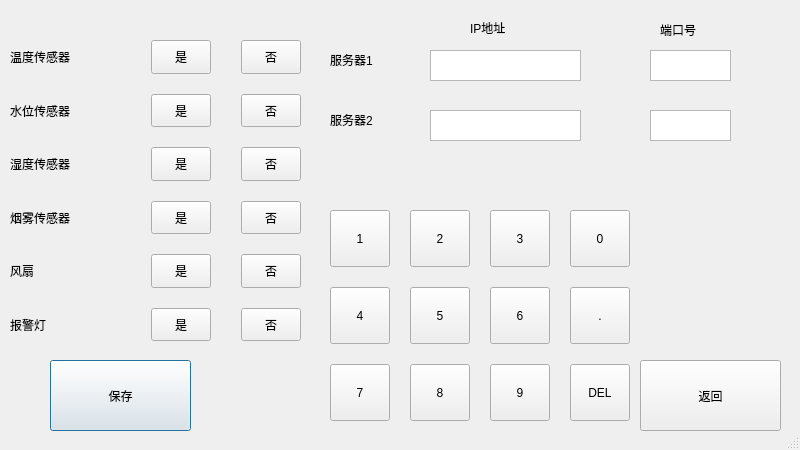
<?xml version="1.0" encoding="UTF-8"?>
<ui version="4.0">
 <class>Dialog</class>
 <widget class="QDialog" name="Dialog">
  <property name="enabled">
   <bool>true</bool>
  </property>
  <property name="geometry">
   <rect>
    <x>0</x>
    <y>0</y>
    <width>800</width>
    <height>450</height>
   </rect>
  </property>
  <property name="windowTitle">
   <string>Dialog</string>
  </property>
  <property name="sizeGripEnabled">
   <bool>true</bool>
  </property>
  <widget class="QPlainTextEdit" name="plainTextEdit">
   <property name="geometry">
    <rect>
     <x>430</x>
     <y>50</y>
     <width>151</width>
     <height>31</height>
    </rect>
   </property>
  </widget>
  <widget class="QTextBrowser" name="textBrowser_3">
   <property name="geometry">
    <rect>
     <x>430</x>
     <y>110</y>
     <width>151</width>
     <height>31</height>
    </rect>
   </property>
   <property name="maximumSize">
    <size>
     <width>300</width>
     <height>300</height>
    </size>
   </property>
  </widget>
  <widget class="QTextBrowser" name="textBrowser_4">
   <property name="geometry">
    <rect>
     <x>650</x>
     <y>50</y>
     <width>81</width>
     <height>31</height>
    </rect>
   </property>
  </widget>
  <widget class="QTextBrowser" name="textBrowser_5">
   <property name="geometry">
    <rect>
     <x>650</x>
     <y>110</y>
     <width>81</width>
     <height>31</height>
    </rect>
   </property>
   <property name="maximumSize">
    <size>
     <width>300</width>
     <height>300</height>
    </size>
   </property>
  </widget>
  <widget class="QLabel" name="label">
   <property name="geometry">
    <rect>
     <x>470</x>
     <y>20</y>
     <width>91</width>
     <height>16</height>
    </rect>
   </property>
   <property name="styleSheet">
    <string notr="true">font: 75 15pt &quot;楷体&quot;;</string>
   </property>
   <property name="text">
    <string>IP地址</string>
   </property>
  </widget>
  <widget class="QLabel" name="label_2">
   <property name="geometry">
    <rect>
     <x>660</x>
     <y>20</y>
     <width>71</width>
     <height>20</height>
    </rect>
   </property>
   <property name="styleSheet">
    <string notr="true">font: 75 15pt &quot;楷体&quot;;</string>
   </property>
   <property name="text">
    <string>端口号</string>
   </property>
  </widget>
  <widget class="QLabel" name="label_3">
   <property name="geometry">
    <rect>
     <x>330</x>
     <y>50</y>
     <width>91</width>
     <height>20</height>
    </rect>
   </property>
   <property name="styleSheet">
    <string notr="true">font: 75 15pt &quot;楷体&quot;;</string>
   </property>
   <property name="text">
    <string>服务器1</string>
   </property>
  </widget>
  <widget class="QLabel" name="label_4">
   <property name="geometry">
    <rect>
     <x>330</x>
     <y>110</y>
     <width>91</width>
     <height>20</height>
    </rect>
   </property>
   <property name="maximumSize">
    <size>
     <width>300</width>
     <height>300</height>
    </size>
   </property>
   <property name="styleSheet">
    <string notr="true">font: 75 15pt &quot;楷体&quot;;</string>
   </property>
   <property name="text">
    <string>服务器2</string>
   </property>
  </widget>
  <widget class="QPushButton" name="pushButton_14">
   <property name="geometry">
    <rect>
     <x>50</x>
     <y>360</y>
     <width>141</width>
     <height>71</height>
    </rect>
   </property>
   <property name="styleSheet">
    <string notr="true">font: 75 20pt &quot;楷体&quot;;</string>
   </property>
   <property name="text">
    <string>保存</string>
   </property>
  </widget>
  <widget class="QPushButton" name="pushButton_2">
   <property name="geometry">
    <rect>
     <x>640</x>
     <y>360</y>
     <width>141</width>
     <height>71</height>
    </rect>
   </property>
   <property name="styleSheet">
    <string notr="true">font: 75 20pt &quot;楷体&quot;;</string>
   </property>
   <property name="text">
    <string>返回</string>
   </property>
  </widget>
  <widget class="QWidget" name="">
   <property name="geometry">
    <rect>
     <x>330</x>
     <y>210</y>
     <width>300</width>
     <height>211</height>
    </rect>
   </property>
   <property name="maximumSize">
    <size>
     <width>300</width>
     <height>300</height>
    </size>
   </property>
   <layout class="QGridLayout" name="gridLayout">
    <property name="spacing">
     <number>20</number>
    </property>
    <item row="0" column="1">
     <widget class="QPushButton" name="pushButton_12">
      <property name="maximumSize">
       <size>
        <width>300</width>
        <height>300</height>
       </size>
      </property>
      <property name="styleSheet">
       <string notr="true">font: 75 14pt &quot;楷体&quot;;</string>
      </property>
      <property name="text">
       <string>2</string>
      </property>
     </widget>
    </item>
    <item row="0" column="2">
     <widget class="QPushButton" name="pushButton_10">
      <property name="maximumSize">
       <size>
        <width>300</width>
        <height>300</height>
       </size>
      </property>
      <property name="styleSheet">
       <string notr="true">font: 75 14pt &quot;楷体&quot;;</string>
      </property>
      <property name="text">
       <string>3</string>
      </property>
     </widget>
    </item>
    <item row="0" column="3">
     <widget class="QPushButton" name="pushButton_11">
      <property name="maximumSize">
       <size>
        <width>300</width>
        <height>300</height>
       </size>
      </property>
      <property name="styleSheet">
       <string notr="true">font: 75 14pt &quot;楷体&quot;;</string>
      </property>
      <property name="text">
       <string>0</string>
      </property>
     </widget>
    </item>
    <item row="1" column="0">
     <widget class="QPushButton" name="pushButton">
      <property name="maximumSize">
       <size>
        <width>300</width>
        <height>300</height>
       </size>
      </property>
      <property name="styleSheet">
       <string notr="true">font: 75 14pt &quot;楷体&quot;;</string>
      </property>
      <property name="text">
       <string>4</string>
      </property>
     </widget>
    </item>
    <item row="1" column="1">
     <widget class="QPushButton" name="pushButton_4">
      <property name="maximumSize">
       <size>
        <width>300</width>
        <height>300</height>
       </size>
      </property>
      <property name="styleSheet">
       <string notr="true">font: 75 14pt &quot;楷体&quot;;</string>
      </property>
      <property name="text">
       <string>5</string>
      </property>
     </widget>
    </item>
    <item row="1" column="2">
     <widget class="QPushButton" name="pushButton_9">
      <property name="maximumSize">
       <size>
        <width>300</width>
        <height>300</height>
       </size>
      </property>
      <property name="styleSheet">
       <string notr="true">font: 75 14pt &quot;楷体&quot;;</string>
      </property>
      <property name="text">
       <string>6</string>
      </property>
     </widget>
    </item>
    <item row="1" column="3">
     <widget class="QPushButton" name="pushButton_5">
      <property name="maximumSize">
       <size>
        <width>300</width>
        <height>300</height>
       </size>
      </property>
      <property name="styleSheet">
       <string notr="true">font: 75 14pt &quot;楷体&quot;;</string>
      </property>
      <property name="text">
       <string>.</string>
      </property>
     </widget>
    </item>
    <item row="2" column="0">
     <widget class="QPushButton" name="pushButton_6">
      <property name="maximumSize">
       <size>
        <width>300</width>
        <height>300</height>
       </size>
      </property>
      <property name="styleSheet">
       <string notr="true">font: 75 14pt &quot;楷体&quot;;</string>
      </property>
      <property name="text">
       <string>7</string>
      </property>
     </widget>
    </item>
    <item row="2" column="1">
     <widget class="QPushButton" name="pushButton_8">
      <property name="maximumSize">
       <size>
        <width>300</width>
        <height>300</height>
       </size>
      </property>
      <property name="styleSheet">
       <string notr="true">font: 75 14pt &quot;楷体&quot;;</string>
      </property>
      <property name="text">
       <string>8</string>
      </property>
     </widget>
    </item>
    <item row="2" column="2">
     <widget class="QPushButton" name="pushButton_7">
      <property name="maximumSize">
       <size>
        <width>300</width>
        <height>300</height>
       </size>
      </property>
      <property name="styleSheet">
       <string notr="true">font: 75 14pt &quot;楷体&quot;;</string>
      </property>
      <property name="text">
       <string>9</string>
      </property>
     </widget>
    </item>
    <item row="2" column="3">
     <widget class="QPushButton" name="pushButton_13">
      <property name="maximumSize">
       <size>
        <width>300</width>
        <height>300</height>
       </size>
      </property>
      <property name="styleSheet">
       <string notr="true">font: 75 14pt &quot;楷体&quot;;</string>
      </property>
      <property name="text">
       <string>DEL</string>
      </property>
     </widget>
    </item>
    <item row="0" column="0">
     <widget class="QPushButton" name="pushButton_3">
      <property name="maximumSize">
       <size>
        <width>300</width>
        <height>300</height>
       </size>
      </property>
      <property name="styleSheet">
       <string notr="true">font: 75 14pt &quot;楷体&quot;;</string>
      </property>
      <property name="text">
       <string>1</string>
      </property>
     </widget>
    </item>
   </layout>
  </widget>
  <widget class="QWidget" name="">
   <property name="geometry">
    <rect>
     <x>10</x>
     <y>40</y>
     <width>291</width>
     <height>301</height>
    </rect>
   </property>
   <layout class="QGridLayout" name="gridLayout_2" columnminimumwidth="3,1,1">
    <property name="horizontalSpacing">
     <number>30</number>
    </property>
    <property name="verticalSpacing">
     <number>20</number>
    </property>
    <item row="0" column="0">
     <widget class="QLabel" name="label_5">
      <property name="styleSheet">
       <string notr="true">font: 75 15pt &quot;楷体&quot;;</string>
      </property>
      <property name="text">
       <string>温度传感器</string>
      </property>
     </widget>
    </item>
    <item row="0" column="1">
     <widget class="QPushButton" name="pushButton_15">
      <property name="enabled">
       <bool>true</bool>
      </property>
      <property name="maximumSize">
       <size>
        <width>60</width>
        <height>40</height>
       </size>
      </property>
      <property name="styleSheet">
       <string notr="true">font: 10pt &quot;楷体&quot;;</string>
      </property>
      <property name="text">
       <string>是</string>
      </property>
     </widget>
    </item>
    <item row="0" column="2">
     <widget class="QPushButton" name="pushButton_21">
      <property name="enabled">
       <bool>true</bool>
      </property>
      <property name="maximumSize">
       <size>
        <width>60</width>
        <height>40</height>
       </size>
      </property>
      <property name="styleSheet">
       <string notr="true">font: 10pt &quot;楷体&quot;;</string>
      </property>
      <property name="text">
       <string>否</string>
      </property>
     </widget>
    </item>
    <item row="1" column="0">
     <widget class="QLabel" name="label_6">
      <property name="styleSheet">
       <string notr="true">font: 75 15pt &quot;楷体&quot;;</string>
      </property>
      <property name="text">
       <string>水位传感器</string>
      </property>
     </widget>
    </item>
    <item row="1" column="1">
     <widget class="QPushButton" name="pushButton_16">
      <property name="enabled">
       <bool>true</bool>
      </property>
      <property name="maximumSize">
       <size>
        <width>60</width>
        <height>40</height>
       </size>
      </property>
      <property name="styleSheet">
       <string notr="true">font: 10pt &quot;楷体&quot;;</string>
      </property>
      <property name="text">
       <string>是</string>
      </property>
     </widget>
    </item>
    <item row="1" column="2">
     <widget class="QPushButton" name="pushButton_22">
      <property name="enabled">
       <bool>true</bool>
      </property>
      <property name="maximumSize">
       <size>
        <width>60</width>
        <height>40</height>
       </size>
      </property>
      <property name="styleSheet">
       <string notr="true">font: 10pt &quot;楷体&quot;;</string>
      </property>
      <property name="text">
       <string>否</string>
      </property>
     </widget>
    </item>
    <item row="2" column="0">
     <widget class="QLabel" name="label_7">
      <property name="styleSheet">
       <string notr="true">font: 75 15pt &quot;楷体&quot;;</string>
      </property>
      <property name="text">
       <string>湿度传感器</string>
      </property>
     </widget>
    </item>
    <item row="2" column="1">
     <widget class="QPushButton" name="pushButton_17">
      <property name="enabled">
       <bool>true</bool>
      </property>
      <property name="maximumSize">
       <size>
        <width>60</width>
        <height>40</height>
       </size>
      </property>
      <property name="styleSheet">
       <string notr="true">font: 10pt &quot;楷体&quot;;</string>
      </property>
      <property name="text">
       <string>是</string>
      </property>
     </widget>
    </item>
    <item row="2" column="2">
     <widget class="QPushButton" name="pushButton_23">
      <property name="enabled">
       <bool>true</bool>
      </property>
      <property name="maximumSize">
       <size>
        <width>60</width>
        <height>40</height>
       </size>
      </property>
      <property name="styleSheet">
       <string notr="true">font: 10pt &quot;楷体&quot;;</string>
      </property>
      <property name="text">
       <string>否</string>
      </property>
     </widget>
    </item>
    <item row="3" column="0">
     <widget class="QLabel" name="label_8">
      <property name="styleSheet">
       <string notr="true">font: 75 15pt &quot;楷体&quot;;</string>
      </property>
      <property name="text">
       <string>烟雾传感器</string>
      </property>
     </widget>
    </item>
    <item row="3" column="1">
     <widget class="QPushButton" name="pushButton_18">
      <property name="enabled">
       <bool>true</bool>
      </property>
      <property name="maximumSize">
       <size>
        <width>60</width>
        <height>40</height>
       </size>
      </property>
      <property name="styleSheet">
       <string notr="true">font: 10pt &quot;楷体&quot;;</string>
      </property>
      <property name="text">
       <string>是</string>
      </property>
     </widget>
    </item>
    <item row="3" column="2">
     <widget class="QPushButton" name="pushButton_24">
      <property name="enabled">
       <bool>true</bool>
      </property>
      <property name="maximumSize">
       <size>
        <width>60</width>
        <height>40</height>
       </size>
      </property>
      <property name="styleSheet">
       <string notr="true">font: 10pt &quot;楷体&quot;;</string>
      </property>
      <property name="text">
       <string>否</string>
      </property>
     </widget>
    </item>
    <item row="4" column="0">
     <widget class="QLabel" name="label_9">
      <property name="styleSheet">
       <string notr="true">font: 75 15pt &quot;楷体&quot;;</string>
      </property>
      <property name="text">
       <string>风扇</string>
      </property>
     </widget>
    </item>
    <item row="4" column="1">
     <widget class="QPushButton" name="pushButton_19">
      <property name="enabled">
       <bool>true</bool>
      </property>
      <property name="maximumSize">
       <size>
        <width>60</width>
        <height>40</height>
       </size>
      </property>
      <property name="styleSheet">
       <string notr="true">font: 10pt &quot;楷体&quot;;</string>
      </property>
      <property name="text">
       <string>是</string>
      </property>
     </widget>
    </item>
    <item row="4" column="2">
     <widget class="QPushButton" name="pushButton_25">
      <property name="enabled">
       <bool>true</bool>
      </property>
      <property name="maximumSize">
       <size>
        <width>60</width>
        <height>40</height>
       </size>
      </property>
      <property name="styleSheet">
       <string notr="true">font: 10pt &quot;楷体&quot;;</string>
      </property>
      <property name="text">
       <string>否</string>
      </property>
     </widget>
    </item>
    <item row="5" column="0">
     <widget class="QLabel" name="label_10">
      <property name="styleSheet">
       <string notr="true">font: 75 15pt &quot;楷体&quot;;</string>
      </property>
      <property name="text">
       <string>报警灯</string>
      </property>
     </widget>
    </item>
    <item row="5" column="1">
     <widget class="QPushButton" name="pushButton_20">
      <property name="enabled">
       <bool>true</bool>
      </property>
      <property name="maximumSize">
       <size>
        <width>60</width>
        <height>40</height>
       </size>
      </property>
      <property name="styleSheet">
       <string notr="true">font: 10pt &quot;楷体&quot;;</string>
      </property>
      <property name="text">
       <string>是</string>
      </property>
     </widget>
    </item>
    <item row="5" column="2">
     <widget class="QPushButton" name="pushButton_26">
      <property name="enabled">
       <bool>true</bool>
      </property>
      <property name="maximumSize">
       <size>
        <width>60</width>
        <height>40</height>
       </size>
      </property>
      <property name="styleSheet">
       <string notr="true">font: 10pt &quot;楷体&quot;;</string>
      </property>
      <property name="text">
       <string>否</string>
      </property>
     </widget>
    </item>
   </layout>
  </widget>
  <zorder>plainTextEdit</zorder>
  <zorder>textBrowser_3</zorder>
  <zorder>textBrowser_4</zorder>
  <zorder>textBrowser_5</zorder>
  <zorder>label</zorder>
  <zorder>label_2</zorder>
  <zorder>label_3</zorder>
  <zorder>label_4</zorder>
  <zorder>pushButton</zorder>
  <zorder>pushButton_14</zorder>
  <zorder>pushButton_2</zorder>
  <zorder>pushButton_3</zorder>
  <zorder>pushButton_4</zorder>
  <zorder>pushButton_5</zorder>
  <zorder>pushButton_6</zorder>
  <zorder>pushButton_7</zorder>
  <zorder>pushButton_8</zorder>
  <zorder>pushButton_9</zorder>
  <zorder>pushButton_10</zorder>
  <zorder>pushButton_11</zorder>
  <zorder>pushButton_12</zorder>
  <zorder>pushButton_13</zorder>
  <zorder>pushButton_3</zorder>
  <zorder>label_5</zorder>
  <zorder>label_6</zorder>
  <zorder>label_7</zorder>
  <zorder>label_8</zorder>
  <zorder>label_9</zorder>
  <zorder>label_10</zorder>
  <zorder>pushButton_15</zorder>
  <zorder>pushButton_16</zorder>
  <zorder>pushButton_17</zorder>
  <zorder>pushButton_18</zorder>
  <zorder>pushButton_19</zorder>
  <zorder>pushButton_20</zorder>
  <zorder>pushButton_21</zorder>
  <zorder>pushButton_22</zorder>
  <zorder>pushButton_23</zorder>
  <zorder>pushButton_24</zorder>
  <zorder>pushButton_25</zorder>
  <zorder>pushButton_26</zorder>
 </widget>
 <resources/>
 <connections/>
</ui>
